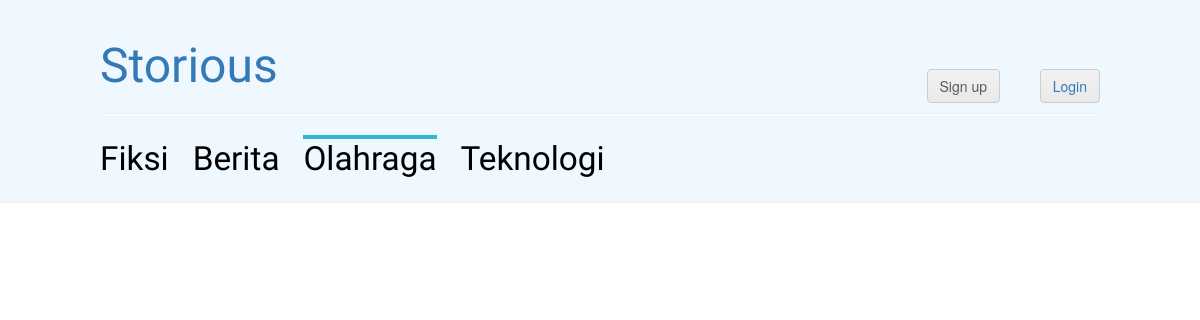
/olahraga/, run on an earlier commit of the app's database.
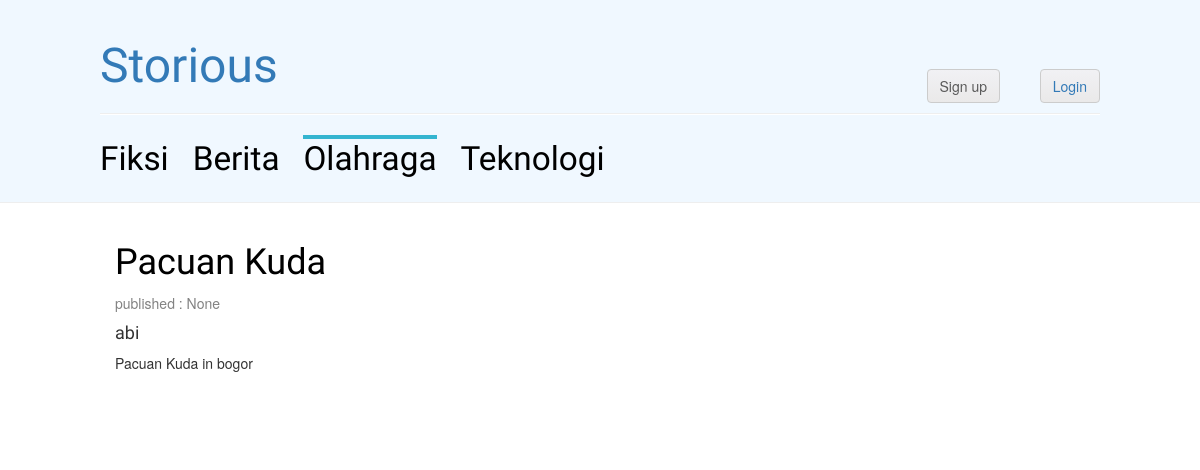
And on a later commit of the database.
### core/models.py (models this page shows, shortened)
class Post(models.Model):
    author = models.ForeignKey(User)
    title = models.CharField(max_length=200)
    text = models.TextField()
    published = models.BooleanField()
    created_date = models.DateTimeField()
    published_date = models.DateTimeField(blank=True, null=True)
    category = models.CharField(max_length=50, choices=CATEGORY_CHOICES)

### core/views.py (the view)
# urls.py: url(r'^olahraga/$', Olahraga.as_view(), name='olahraga'),
class Olahraga(ListView):
    queryset = Post.objects.filter(category='Olahraga')
    template_name = 'olahraga.html'
    paginate_by = 2
    context_object_name = 'posts'

### core/templates/olahraga.html (shortened to what this page needs)
{% extends 'base.html' %}
{% load staticfiles %}
{%  load i18n %}
{% block content %}
    <div class="row">
        <div class="col-md-8">
            {% for post in posts %}
                <div class="post">
                    <h1><a href="{% url 'post_detail' pk=post.pk %}">{{ post.title }}</a></h1>
                    <div class="date">
                        <p>published : {{ post.published_date }}</p>
                    </div>
                    <h4>{{ post.author }}</h4>
                    <p>{{ post.text|truncatechars:20|linebreaks}}</p>
                </div>
            {%  endfor %}
        </div>
    </div>
{% endblock  %}

### core/templates/base.html (shortened to what this page needs)
{% load staticfiles %}
<!DOCTYPE html>
<html lang="en">
<head>
    <link rel="stylesheet" href="//maxcdn.bootstrapcdn.com/bootstrap/3.2.0/css/bootstrap.min.css">
    <link rel="stylesheet" href="//maxcdn.bootstrapcdn.com/bootstrap/3.2.0/css/bootstrap-theme.min.css">
    <link rel="stylesheet" href="{% static 'css/blog.css' %}">
</head>
<body>
<div class="page-header">
    <h1><a href="/">Storious</a></h1>
    {% if not request.user.is_authenticated %}
        <a class="actions site-header-actions btn" href="/registration">Sign up</a>
        <a class="actions-login site-header-login btn" href="/accounts/login">Login</a>
    {% else %}
        <a class="actions site-header-actions btn" href="/admin">{{ request.user.username }}</a>
    {% endif %}
    <hr />
    <div>
        <a class="{% if request.path == '/fiksi/'%}active{% endif %}" href="{% url 'fiksi' %}">Fiksi</a>
        <a class="{% if request.path == '/berita/' %} active {% endif %}" href="{% url 'berita' %}">Berita</a>
        <a class="{% if request.path == '/olahraga/'%}active{% endif %}" href="{% url 'olahraga' %}">Olahraga</a>
        <a class="{% if request.path == '/teknologi/'%}active{% endif %}" href="{% url 'teknologi' %}">Teknologi</a>
    </div>
</div>
<div class="content container-fluid">
    {% block content %}
    {% endblock %}
</div>
</body>
</html>

### core/static/css/blog.css (style rules this page uses)
.page-header { background-color: aliceblue; margin-top: 0; padding: 20px 100px 20px 100px; }
.page-header h1, .page-header h1 a, .page-header h1 a:visited, .page-header h1 a:active { color: #chucknorris; font-size: 36pt; text-decoration: none; }
.page-header div a, .page-header div a:visited, .page-header div a:active { color: #000000; font-size: 25pt; text-decoration: none; margin-right: 20px; }
.content { margin-left: 100px; }
h1, h2, h3, h4, .page-header div a { font-family: 'Lobster', cursive; }
.date { color: #828282; }
.post { margin-bottom: 70px; }
.post h1 a, .post h1 a:visited { color: #000000; }
.active { border-top: 4px solid #34b5d0; }
.site-header-actions { position: absolute; top: 11%; right: 0; margin-top: -19px; margin-bottom: 0; margin-right: 200px; }
.actions { color: #595959; }
.btn { background:linear-gradient(#F1F1F4,#EAE9E9); border-color: #CCC; text-decoration: none; }
.page-header hr { width:100%; height:1px; background: #fff; }
.site-header-login { position: absolute; top: 11%; right: 0; margin-top: -19px; margin-bottom: 0; margin-right: 100px; }
.actions-login { color: #chucknorris; }

What changed in the data, as far as the page shows it:
added Post: title "Pacuan Kuda", published_date "None", author "abi", text "Pacuan Kuda in bogor"
